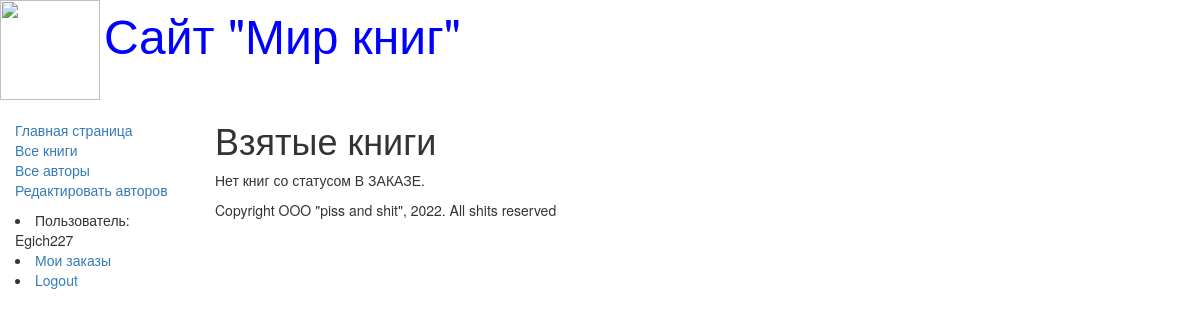
/mybooks/ (signed in), run on an earlier commit of the app's database.
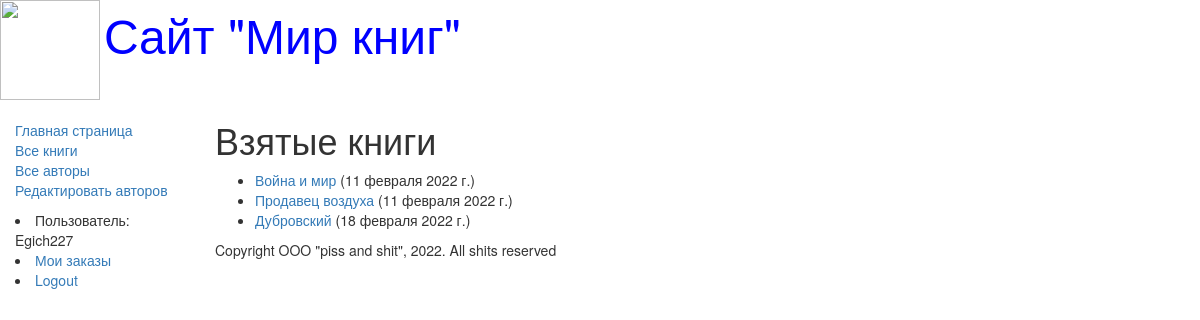
And on a later commit of the database.
### catalog/models.py (models this page shows, shortened)
class BookInstance(models.Model):
    book = models.ForeignKey('Book', on_delete=models.CASCADE, null=True)
    inv_nom = models.CharField(max_length=20, help_text='Введите инвентарный номер экземпляра', verbose_name='Инвентарный номер', null=True)
    imprint = models.CharField(max_length=200, help_text='Введите издательство и год выпуска', verbose_name='Издательство')
    status = models.ForeignKey('Status', on_delete=models.CASCADE, help_text='Изменить состояние экземпляра', verbose_name='Статус экземпляра книги', null=True)
    due_back = models.DateField(help_text='Введите конец срока статуса', verbose_name='Дата окончяания статуса')
    borrower = models.ForeignKey(User, on_delete=models.SET_NULL, help_text='Выберите заказчика книги', verbose_name='Заказчик', null=True, blank=True)
    class Meta:
        ordering = ['due_back']
    @property
    def is_overdue(self):
        if self.due_back and date.today() > self.due_back:
            return True
        return False

class Book(models.Model):
    title = models.CharField(max_length=200, help_text='Введите название книги', verbose_name='Название книги')
    genre = models.ForeignKey('Genre', on_delete=models.CASCADE, help_text='Выберите жанр книги', verbose_name='Жанр книги', null=True)
    language = models.ForeignKey('Language', on_delete=models.CASCADE, help_text='Выберите язык книги', verbose_name='Язык книги', null=True)
    author = models.ManyToManyField('Author', help_text='Выберите автора книги', verbose_name='Автор книги')
    summary = models.TextField(max_length=1000, help_text='Введите краткое описание книги', verbose_name='Анотация книги')
    isbn = models.CharField(max_length=13, help_text='Должно содержать 13 символов', verbose_name='ISBN книги')
    def display_author(self):
        return ', '.join([author.last_name for author in self.author.all()])
    display_author.short_description = 'Авторы'

### catalog/views.py (the view)
# urls.py: re_path(r'^mybooks/$', views.LoanedBooksByUserListView.as_view(), name='my-borrowed'),
class LoanedBooksByUserListView(LoginRequiredMixin, generic.ListView):
    model = BookInstance
    template_name = 'catalog/bookinstance_list_borrowed_user.html'
    paginate_by = 10
    def get_queryset(self):
        return BookInstance.objects.filter(borrower=self.request.user).filter(status__exact='2').order_by('due_back')

### templates/catalog/bookinstance_list_borrowed_user.html
{% extends "base_generic.html" %}
{% block content %}
    <h1>Взятые книги</h1>
    {% if bookinstance_list %}
    <ul>
      {% for bookinst in bookinstance_list %}
      <li class="{% if bookinst.is_overdue %}text-danger{% endif %}">
        <a href="{% url 'book-detail' bookinst.book.pk %}">{{bookinst.book.title}}</a>
        ({{ bookinst.due_back }})
      </li>
      {% endfor %}
    </ul>
    {% else %}
      <p>Нет книг со статусом В ЗАКАЗЕ.</p>
    {% endif %}
{% endblock %}

### templates/base_generic.html (shortened to what this page needs)
<!DOCTYPE html>
<html lang="ru">
<head>
    <link rel="stylesheet"
          href="https://maxcdn.bootstrapcdn.com/bootstrap/3.3.7/css/bootstrap.min.css">
    {% load static %}
    <link rel="stylesheet" href="{% static 'css/styles.css' %}">
    {% block head %}
        <img src="{% static 'images/logotip.jpg' %}" style="width:100px; height:100px;" align="absmiddle">
        <font size=7, color="blue">Сайт "Мир книг"</font>
    {% endblock %}
</head>
<body>
    <div class="container-fluid">
        <div class="row">
            <div class="col-sm-2">
                {% block sidebar %}
                <ul class="sidebar-nav">
                    <li><a href="{% url 'index' %}">Главная страница</a></li>
                    <li><a href="{% url 'books' %}">Все книги</a></li>
                    <li><a href="{% url 'authors' %}">Все авторы</a> </li>
                    <li><a href="{% url 'authors_add' %}">Редактировать авторов</a> </li>
                </ul>
                    {% if user.is_authenticated %}
                        <li>Пользователь: {{ user.get_username }}</li>
                        <li><a href="{% url 'my-borrowed' %}">Мои заказы</a> </li>
                        <li><a href="{% url 'logout' %}?next={{ request.path }}">Logout</a> </li>
                    {% else %}
                        <li><a href="{% url 'login' %}?next={{ request.path }}">Login</a> </li>
                    {% endif %}
                {% endblock %}
            </div>
            <div class="col-sm-10">
                {% block content %}{% endblock %}
                {% block footer %}
                    {% block copyright %}
                <p>Copyright OOO "piss and shit", 2022. All shits reserved</p>
                    {% endblock %}
                {% endblock %}
            </div>
        </div>
    </div>
</body>
</html>

### catalog/static/css/styles.css (style rules this page uses)
.sidebar-nav { margin-top: 20px; padding: 0; list-style: none; }

What changed in the data, as far as the page shows it:
now on this page (row edited): BookInstance: book "Война и мир", due_back "11 февраля 2022 г."
added BookInstance: book "Продавец воздуха", due_back "11 февраля 2022 г."
added BookInstance: book "Дубровский", due_back "18 февраля 2022 г."
Also different on the page:
text no longer shown: "Нет книг со статусом В ЗАКАЗЕ."
